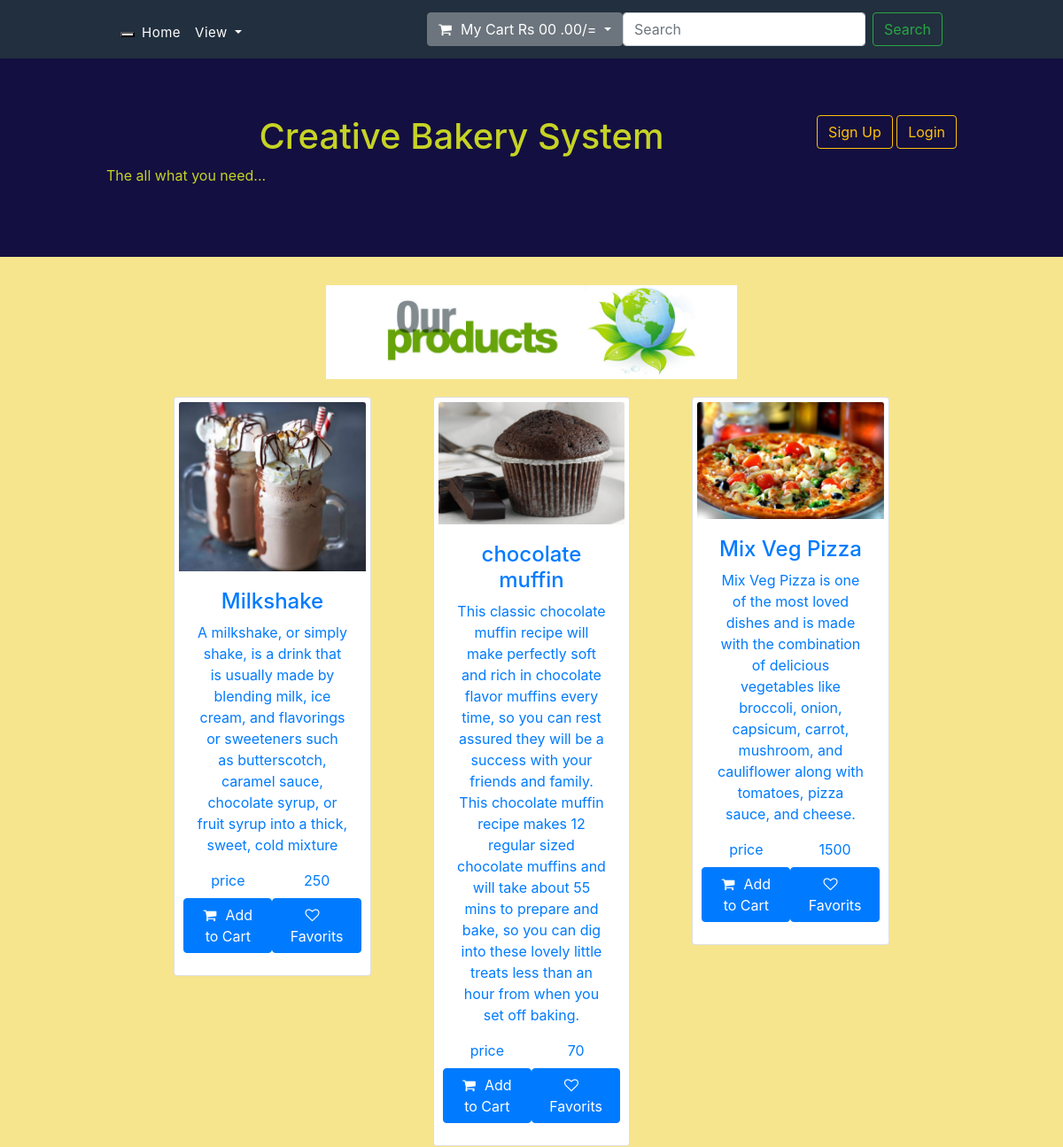
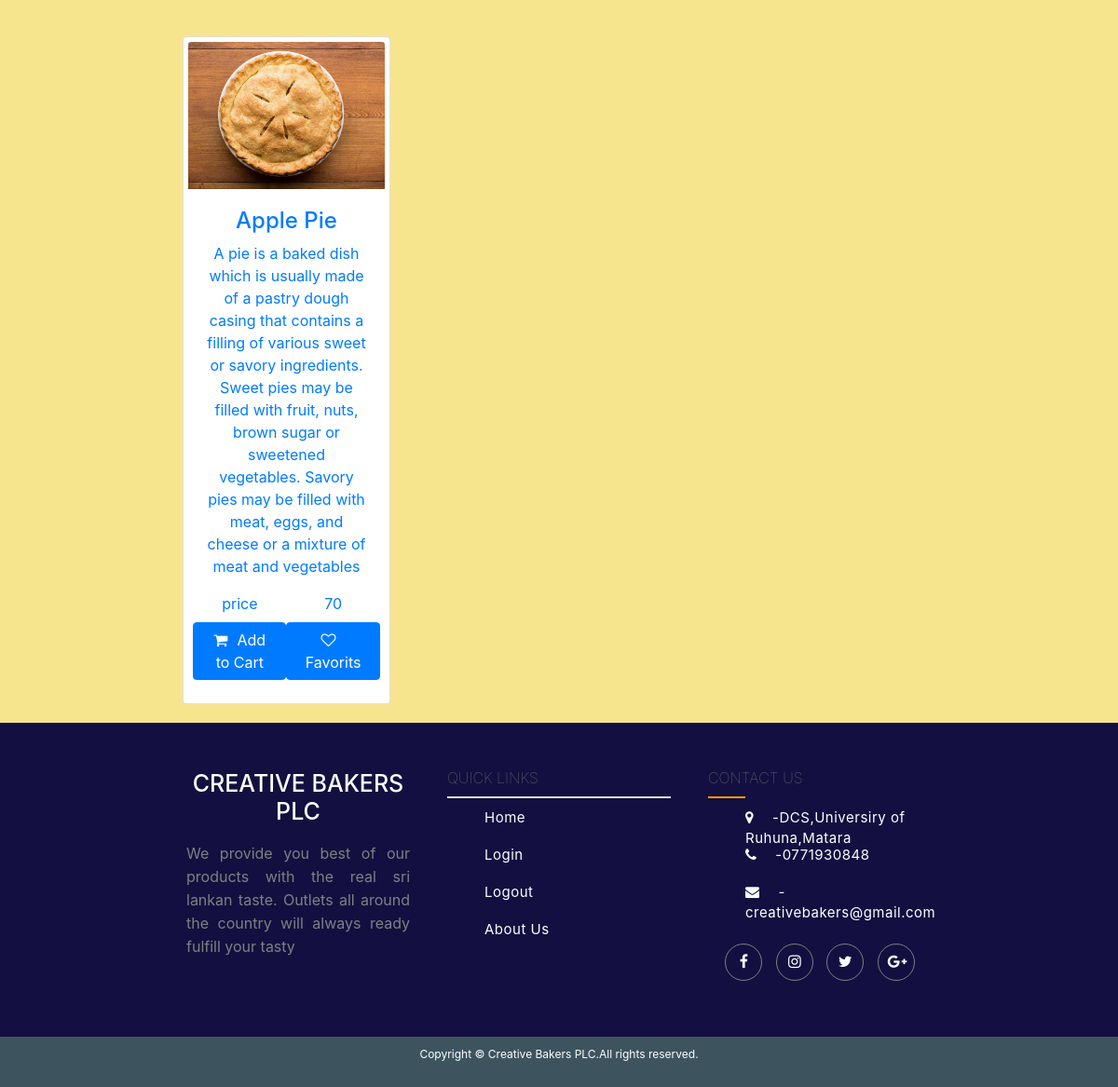
The page /product.php on the database its author committed (2 pictures, top to bottom).
### tables this page shows
CREATE TABLE `products` (
  `id` int(11) NOT NULL,
  `category_id` int(11) NOT NULL,
  `product_name` varchar(255) NOT NULL,
  `product_price` float NOT NULL,
  `product_quantity` int(11) NOT NULL,
  `product_description` varchar(535) NOT NULL,
  `product_image` longtext NOT NULL,
  `product_availability` tinyint(1) NOT NULL,
  `discount` float DEFAULT NULL,
  `post_date` timestamp NOT NULL DEFAULT current_timestamp(),
  `update_date` timestamp NULL DEFAULT NULL
);

### product.php (the view, shortened to what this page needs)
<?php
    include('top_header.php');
    include('header.php');
?>
<center>
    <div class="container-fluid " >
      <div class="col-md-9">
        <div class=" col-md-7   col-sm-12">
              <img src="images\our-products.jpg" alt="" width="100%" height="100%">
        </div>
    <div class="row" align="center">
      <?php
          $sql = "select * from products ";
          $res=mysqli_query($conn,$sql);
        while($row = mysqli_fetch_assoc($res)){  ?>
    <div class="col-md-4 sm-12">
      <div class="card btn " id="product" style="margin:20px; padding:5px;">
      <a href="product_details.php?pid=<?php echo "".$row['id']; ?>" >  <img src="upload \<?php echo "".$row['product_image']; ?>" class="card-img-top" alt="..."></a>
          <div class="card-body">
            <h4><a  style="text-decoration:none" href="product_details.php?pid=<?php echo "".$row['id']; ?>" ><?php echo "".$row['product_name']; ?></a></h4>
          <p class="card-text"><a  style="text-decoration:none" href="product_details.php?pid=<?php echo "".$row['id']; ?>" ><?php echo "".$row['product_description']; ?></a></p>
            <div class="row">
                <label class="col-6" ><a  style="text-decoration:none" href="product_details.php?pid=<?php echo "".$row['id']; ?>" ><span class="
                  color: #fff;
                  text-decoration: none;">price</span></a></label>
                <label class="col-6"><a style="text-decoration:none" href="product_details.php"><?php echo "".$row['product_price']; ?></a></label>
            </div>
            <div class="row">
               <a style="width:50%" href="product.php?page=product&action=add&id=<?php echo $row['id']; ?>" class="lnk btn btn-primary" type="submit"><i class="icon fa fa-shopping-cart" style="margin-right:10px;"></i>Add to Cart</a>
              <a style="width:50%" href="#" class="lnk btn btn-primary" type="submit"><i class="icon fa fa-heart-o" style="margin-right:10px;"></i>Favorits</a>
            </div>
        </div>
    </div>
    </div>
      <?php } ?>
</div>
</div>
</div>
</center>
<?php
    include("footer.php");
?>

### style.css (style rules this page uses)
body { background-color:#f6e58d; }

### rows shown on the page
products: product_image (picture), product_name "Milkshake", product_description "A milkshake, or simply shake, is a drink that is usually made by blending milk, ice cream, and flavorings or sweeteners such as butterscotch, caramel sauce, chocolate syrup, or fruit syrup into a thick, sweet, cold mixture", product_price "250"
products: product_image (picture), product_name "chocolate muffin", product_description "This classic chocolate muffin recipe will make perfectly soft and rich in chocolate flavor muffins every time, so you can rest assured they will be a success with your friends and family. This chocolate muffin recipe makes 12 regular sized chocolate muffins and will take about 55 mins to prepare and bake, so you can dig into these lovely little treats less than an hour from when you set off baking.", product_price "70"
products: product_image (picture), product_name "Mix Veg Pizza", product_description "Mix Veg Pizza is one of the most loved dishes and is made with the combination of delicious vegetables like broccoli, onion, capsicum, carrot, mushroom, and cauliflower along with tomatoes, pizza sauce, and cheese.", product_price "1500"
products: product_image (picture), product_name "Apple Pie", product_description "A pie is a baked dish which is usually made of a pastry dough casing that contains a filling of various sweet or savory ingredients. Sweet pies may be filled with fruit, nuts, brown sugar or sweetened vegetables. Savory pies may be filled with meat, eggs, and cheese or a mixture of meat and vegetables", product_price "70"
